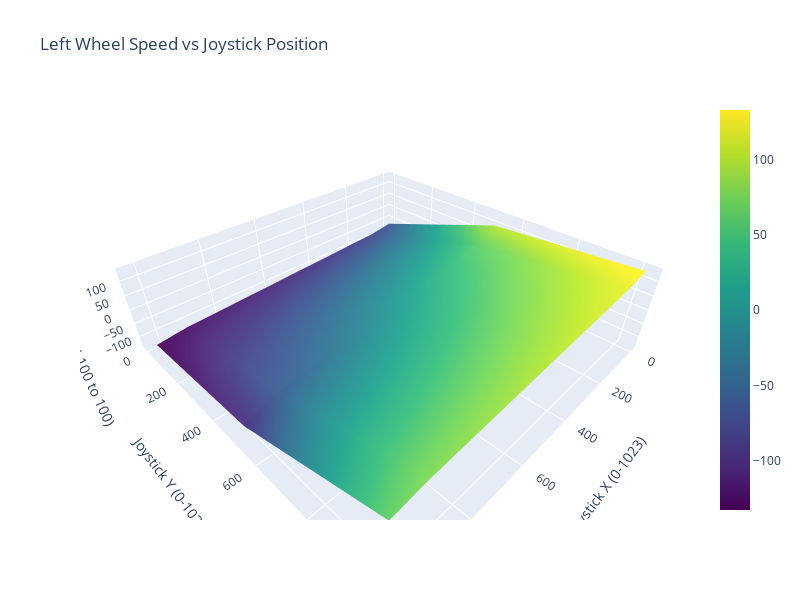

The code cell stored with this chart in its notebook:
### Code cell
# Create individual detailed plots
fig_individual = go.Figure()

# Left wheel speed
fig_lw = go.Figure(data=[go.Surface(
    z=lw_speed_pivot.values, 
    x=x_vals, 
    y=y_vals,
    colorscale='Viridis'
)])

fig_lw.update_layout(
    title='Left Wheel Speed vs Joystick Position',
    scene=dict(
        xaxis_title='Joystick X (0-1023)',
        yaxis_title='Joystick Y (0-1023)',
        zaxis_title='Left Wheel Speed (-100 to 100)'
    ),
    width=800,
    height=600
)

fig_lw.show()

### Figure 1 — Plotly figure (JSON) as saved in the notebook; plotly's stock layout.template omitted (floating-point values rounded to 4 significant figures; data arrays with more than 128 entries replaced by an {"elided": "..."} marker saying what was removed)
{"data": [{"colorscale": [[0, "#440154"], [0.1111, "#482878"], [0.2222, "#3e4989"], [0.3333, "#31688e"], [0.4444, "#26828e"], [0.5556, "#1f9e89"], [0.6667, "#35b779"], [0.7778, "#6ece58"], [0.8889, "#b5de2b"], [1, "#fde725"]], "type": "surface", "x": [0, 51, 102, 153, 204, 255, 306, 357, 408, 459, 510, 561, 612, 663, 714, 765, 816, 867, 918, 969, 1020], "y": [0, 51, 102, 153, 204, 255, 306, 357, 408, 459, 510, 561, 612, 663, 714, 765, 816, 867, 918, 969, 1020], "z": {"elided": "21x21 float values"}}], "layout": {"height": 600, "scene": {"xaxis": {"title": {"text": "Joystick X (0-1023)"}}, "yaxis": {"title": {"text": "Joystick Y (0-1023)"}}, "zaxis": {"title": {"text": "Left Wheel Speed (-100 to 100)"}}}, "title": {"text": "Left Wheel Speed vs Joystick Position"}, "width": 800}}
